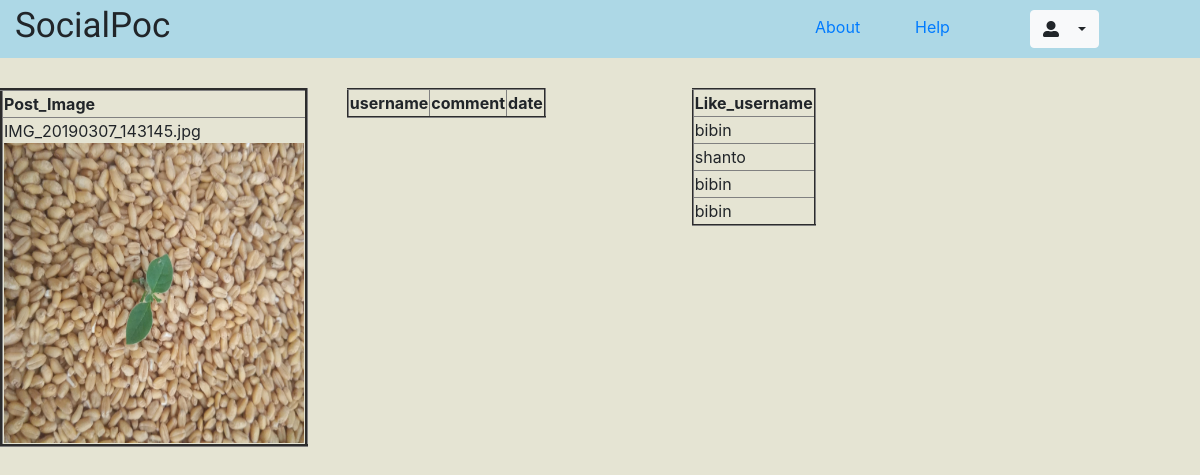
The app's page /post_view/2/ with its own data.
### app1/models.py (models this page shows)
class Posts(models.Model):
    post_id = models.AutoField(primary_key=True)
    username = models.CharField(max_length=20)
    time = models.CharField(max_length=20)
    post_text = models.CharField(max_length=100)
    post_img = models.CharField(max_length=50)

class Likes(models.Model):
    post_id = models.CharField(max_length=5)
    like_username = models.CharField(max_length=20)

### app1/views.py (the view)
# urls.py: url('post_view/(?P<post_id>\w+)/$',views.post_view),
def post_view(request,post_id):
    post=Posts.objects.filter(post_id=post_id)
    comment=Comments.objects.filter(post_id=post_id)
    like=Likes.objects.filter(post_id=post_id)
    return render(request,"admin_postview.html",{'post':post,'comment':comment,'like':like})

### templates/admin_postview.html (shortened to what this page needs)
<!DOCTYPE html>
{% load static %}
<html lang="en" dir="ltr">
  <head>
    <link rel="stylesheet" href="{% static 'css/addpost.css' %}">
    <link rel="stylesheet" href="https://maxcdn.bootstrapcdn.com/bootstrap/4.3.1/css/bootstrap.min.css">
  </head>
  <body style="background-color:#e5e4d3;">
    <section  id="navbar">
      <div class="container-fluid">
        <div style="background-color: lightblue;" class="row nav">
          <div class="col-sm-2 logo">
           SocialPoc
          </div>
          <div style="background-color: lightblue;" class="col-sm-6">
          </div>
          <div class="col-sm-1 top_link">
            <a href="#">About</a>
          </div>
          <div class="col-sm-1 top_link">
            <a href="#">Help</a>
          </div>
          <div class="col-sm-2">
            <div class="dropdown">
              <div class="btn btn-light dropdown-toggle" data-toggle="dropdown">
                <span><i class="fas fa-user-alt"></i></span> {{username}}
              </div>
            </div>
          </div>
        </div>
      </div>
    </section>
<div style="margin:30px auto;">
  <div class="row">
	<div class="col-lg-3 col-md-6 col-sm-12 col-xs-12">
    <table border="3">
      <thead>
      <th>Post_Image</th>
      </thead>
      {% for p in post %}
      <tr>
        <td><div>{{p.post_img}}</div><img src="../../../../media/{{ p.post_img}}" height="300" width="300"></td>
      </tr>
      {% endfor %}
    </table>
</div>
<div class="col-lg-3 col-md-6 col-sm-12 col-xs-12">
    <center>
      <table border="2">
        <thead>
        <th>username</th>
        <th>comment</th>
        <th>date</th>
        </thead>
      </table>
    </center>
</div>
<div class="col-lg-3 col-md-6 col-sm-12 col-xs-12">
  <center>
    <table border="2">
      <thead>
      <th>Like_username</th>
      </thead>
      {% for l in like %}
      <tr>
        <td>{{l.like_username}}</td>
      </tr>
      {% endfor %}
    </table>
  </center>
</div>
</body>
</html>

### static/css/addpost.css (style rules this page uses)
.logo { font-family: 'Zhi Mang Xing', cursive; font-size: 35px; width:50%; padding-left: 20px; }
.dropdown { padding: 10px 15px; }
span { padding-right: 10px; }
.top_link { padding-top: 15px; }
.nav { background-color: lightblue; }

### templates/admin_postview.html (style rules this page uses)
.nav { background-color: lightblue; }

### records on screen
Posts: post_img "IMG_20190307_143145.jpg", post_img (picture)
Likes: like_username "bibin"
Likes: like_username "shanto"
Likes: like_username "bibin"
Likes: like_username "bibin"
